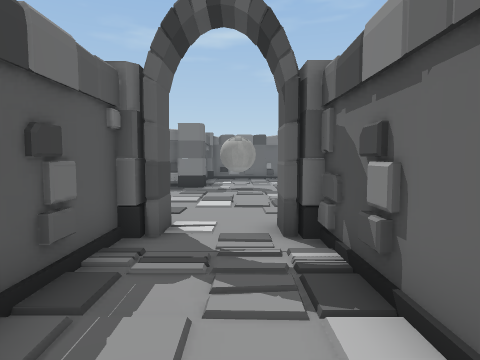
[1] (above)

16 first-person views from a walk through a scene from a Unity 3-D project. The camera is 1.3 m above the floor, tilts 4° down and sees 75° across. The floor is counted in squares, 1 m on a side. Each view is taken from the middle of a square. On the plan, view 1 faces up. The plan holds only what a view shows up to about 14 squares ahead; the rest is blank. The place goes on beyond the plan. The player is left out. Some animated figures are left out. Some surface patterns are stand-ins.

[2]
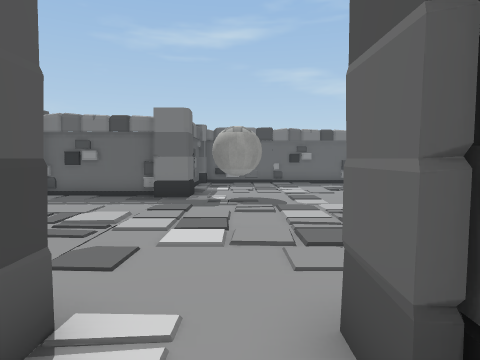

[3]
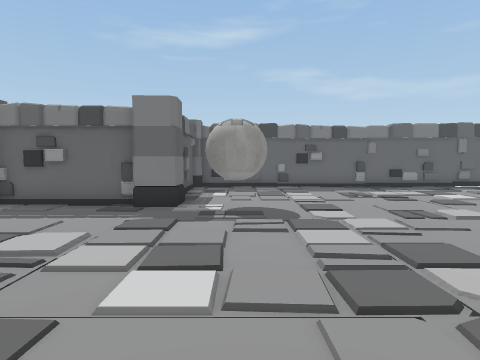

[4]
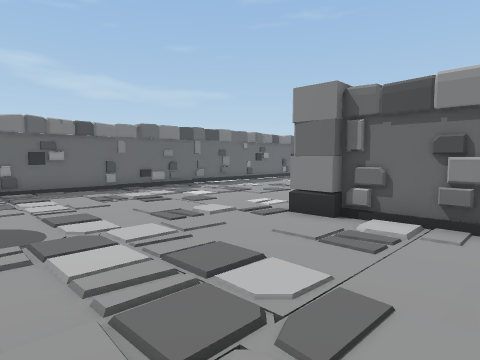

[5]
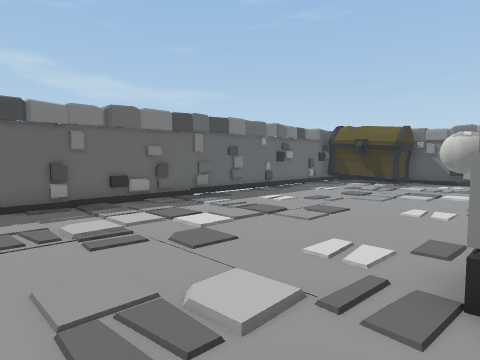

[6]
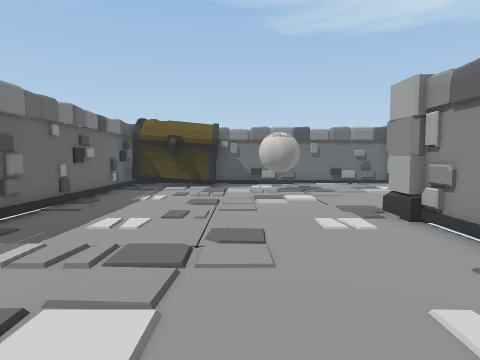

[7]
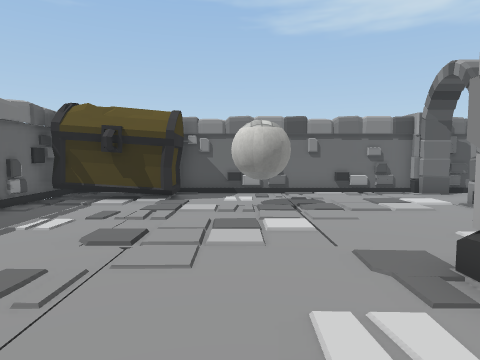

[8]
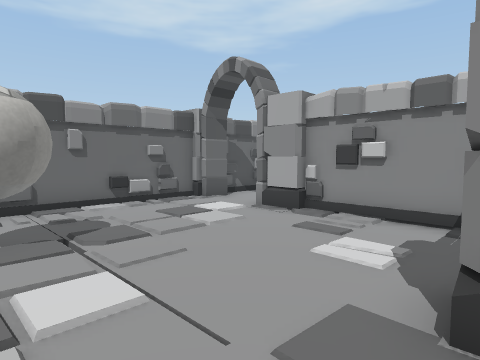

[9]
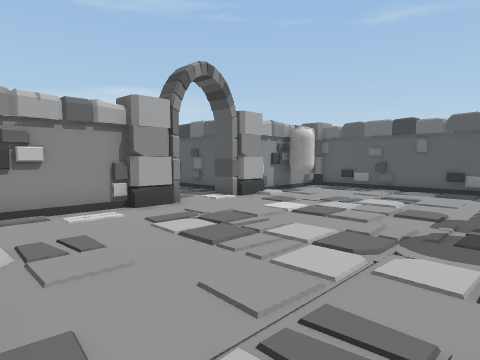

[10]
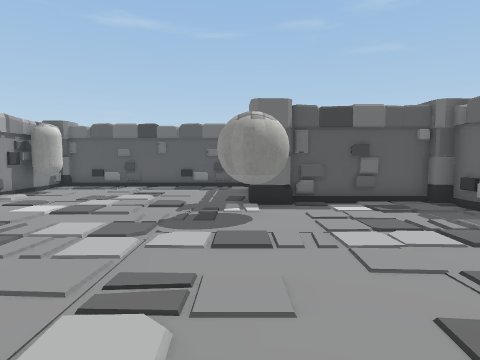

[11]
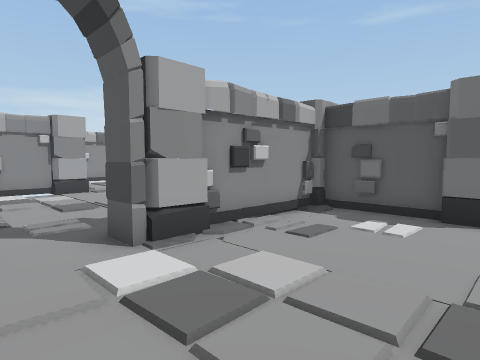

[12]
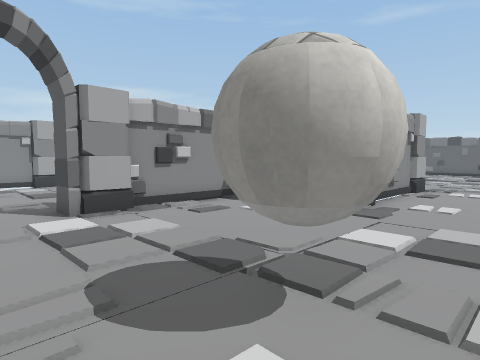

[13]
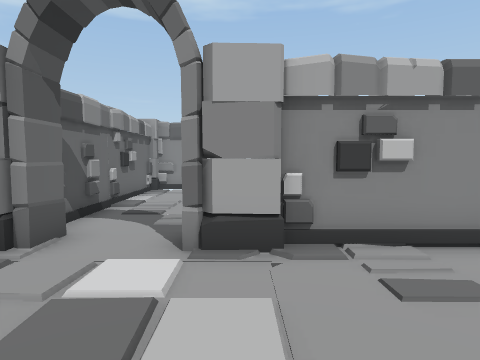

[14]
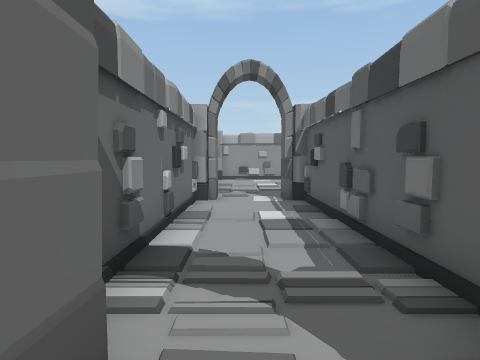

[15]
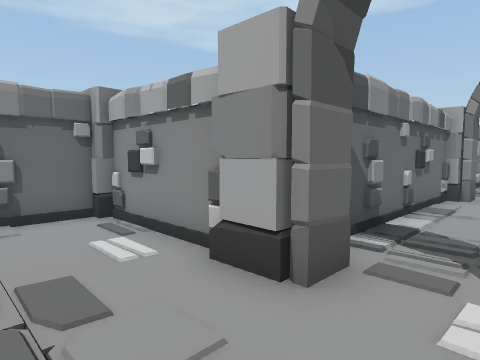

[16]
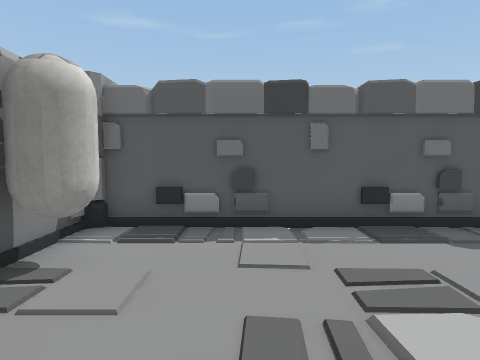

### Floor plan
Points are (right, up) in squares from view 1. A wall is a line through its corners. A room is listed if a view was taken in it or the views show most of it. See-through windows are left out.
Room 1 (views 1, 2, 3, 4, 5, 6, 7, 8, 9, 10, 11, 12, 13, 14, 15, 16)
walls: (7.5, 11.3) (11.4, 11.3); (6.5, 6.2) (6.5, 10.4); (12.1, 10.4) (12.1, 7.4); (2.4, 5.9) (6.2, 5.9); (12.5, 7.3) (16.5, 7.3); (0.7, 5.2) (0.7, 6.4); (-2.8, 14.6) (-6.6, 14.6); (-2.1, 5.2) (-2.1, -2.4); (-2.1, 19.5) (-2.1, 15.4); (-4.9, 6.2) (-4.4, 6.2); (17.8, 7.6) (17.8, 6.5); (-7.1, 13.8) (-7.1, 6.2); (-6.4, 5.9) (-3.1, 5.9); (20.1, 6.5) (20.1, 7.6); (20.6, 7.5) (20.6, 16.2); (1.4, -2.6) (1.4, 5.2); (19.5, 19.9) (-1.2, 19.9); (0.7, -3.6) (0.7, -2.6)
ways out: opening at (-2, -4.2); opening at (19, 6)
objects: capsule (-5, 7) to (-4, 7); column (-3, -4) to (-2, -3); column (-2, 6); column (-2, 14) to (-2, 15); ball (-1, 14) to (1, 15); column (2, 6); column (6, 11) to (7, 11); column (12, 11) to (12, 12); column (17, 6) to (17, 8); ball (17, 13) to (18, 14); chest (18, 18) to (18, 19); chest (19, 16)

Where each view was taken, in squares from view 1:
view 1: 0 up, 0 right, facing up
view 2: 4 up, 0 right, facing up
view 3: 6 up, 0 right, facing up
view 4: 7 up, 0 right, facing up-right
view 5: 11 up, 3 right, facing up-right
view 6: 15 up, 5 right, facing right
view 7: 14 up, 9 right, facing right
view 8: 14 up, 12 right, facing down-right
view 9: 14 up, 6 right, facing down-left
view 10: 14 up, 7 right, facing left
view 11: 12 up, 20 right, facing down-left
view 12: 15 up, 20 right, facing down-left
view 13: 12 up, 17 right, facing down
view 14: 7 up, 0 right, facing down
view 15: 9 up, 1 left, facing down-right
view 16: 9 up, 1 left, facing left
